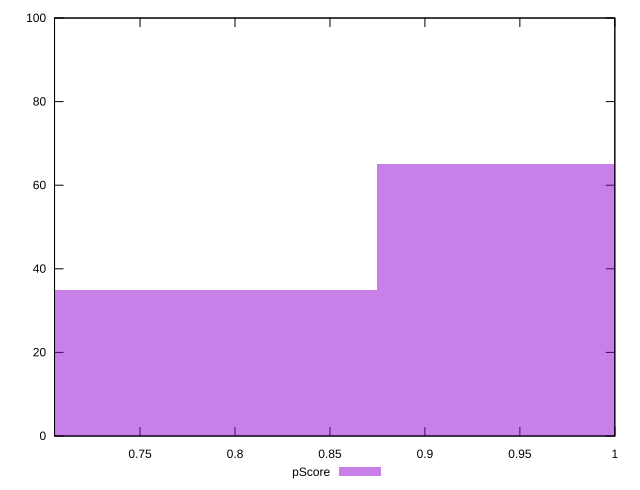

Reproduce this figure in gnuplot.
reset

$pScore <<EOF
0.9716950011711338 65
0.777356000936907 35
EOF

set key outside below
set boxwidth 0.19433900023422676
set xrange [0.7049622769687446:0.9999996256144436]
set yrange [0:100]
set trange [0:100]
set style fill transparent solid 0.5 noborder
set terminal svg size 640, 490 enhanced background rgb 'white'
set output "reports/report_00028_2021-02-24T12-49-42.674Z/bootup-time/samples/card/pScore/histogram.svg"

plot $pScore title "pScore" with boxes

reset
